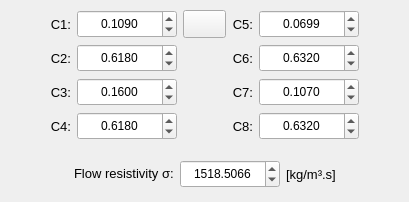
        <widget class="QWidget" name="tab_Delany_Bazley_Miki">
         <attribute name="title">
          <string>Delany-Bazley-Miki</string>
         </attribute>
         <layout class="QGridLayout" name="gridLayout_17">
          <property name="leftMargin">
           <number>4</number>
          </property>
          <property name="topMargin">
           <number>4</number>
          </property>
          <property name="rightMargin">
           <number>4</number>
          </property>
          <property name="bottomMargin">
           <number>4</number>
          </property>
          <property name="spacing">
           <number>4</number>
          </property>
          <item row="0" column="0">
           <widget class="QFrame" name="frame_8">
            <property name="frameShape">
             <enum>QFrame::NoFrame</enum>
            </property>
            <property name="frameShadow">
             <enum>QFrame::Raised</enum>
            </property>
            <layout class="QGridLayout" name="gridLayout_10">
             <property name="leftMargin">
              <number>6</number>
             </property>
             <property name="topMargin">
              <number>6</number>
             </property>
             <property name="rightMargin">
              <number>6</number>
             </property>
             <property name="bottomMargin">
              <number>6</number>
             </property>
             <property name="spacing">
              <number>6</number>
             </property>
             <item row="3" column="2">
              <widget class="QDoubleSpinBox" name="doubleSpinBox_C4_DBM">
               <property name="minimumSize">
                <size>
                 <width>100</width>
                 <height>28</height>
                </size>
               </property>
               <property name="maximumSize">
                <size>
                 <width>100</width>
                 <height>28</height>
                </size>
               </property>
               <property name="alignment">
                <set>Qt::AlignCenter</set>
               </property>
               <property name="decimals">
                <number>4</number>
               </property>
               <property name="minimum">
                <double>-100.000000000000000</double>
               </property>
               <property name="maximum">
                <double>100.000000000000000</double>
               </property>
               <property name="value">
                <double>0.618000000000000</double>
               </property>
              </widget>
             </item>
             <item row="0" column="5">
              <widget class="QDoubleSpinBox" name="doubleSpinBox_C5_DBM">
               <property name="minimumSize">
                <size>
                 <width>100</width>
                 <height>28</height>
                </size>
               </property>
               <property name="maximumSize">
                <size>
                 <width>100</width>
                 <height>28</height>
                </size>
               </property>
               <property name="alignment">
                <set>Qt::AlignCenter</set>
               </property>
               <property name="decimals">
                <number>4</number>
               </property>
               <property name="minimum">
                <double>-100.000000000000000</double>
               </property>
               <property name="maximum">
                <double>100.000000000000000</double>
               </property>
               <property name="value">
                <double>0.069900000000000</double>
               </property>
              </widget>
             </item>
             <item row="0" column="6">
              <spacer name="horizontalSpacer_2">
               <property name="orientation">
                <enum>Qt::Horizontal</enum>
               </property>
               <property name="sizeHint" stdset="0">
                <size>
                 <width>40</width>
                 <height>20</height>
                </size>
               </property>
              </spacer>
             </item>
             <item row="0" column="4">
              <widget class="QLabel" name="label_39">
               <property name="font">
                <font>
                 <pointsize>10</pointsize>
                </font>
               </property>
               <property name="text">
                <string>C5:</string>
               </property>
               <property name="alignment">
                <set>Qt::AlignRight|Qt::AlignTrailing|Qt::AlignVCenter</set>
               </property>
              </widget>
             </item>
             <item row="2" column="5">
              <widget class="QDoubleSpinBox" name="doubleSpinBox_C7_DBM">
               <property name="minimumSize">
                <size>
                 <width>100</width>
                 <height>28</height>
                </size>
               </property>
               <property name="maximumSize">
                <size>
                 <width>100</width>
                 <height>28</height>
                </size>
               </property>
               <property name="alignment">
                <set>Qt::AlignCenter</set>
               </property>
               <property name="decimals">
                <number>4</number>
               </property>
               <property name="minimum">
                <double>-100.000000000000000</double>
               </property>
               <property name="maximum">
                <double>100.000000000000000</double>
               </property>
               <property name="value">
                <double>0.107000000000000</double>
               </property>
              </widget>
             </item>
             <item row="3" column="4">
              <widget class="QLabel" name="label_40">
               <property name="font">
                <font>
                 <pointsize>10</pointsize>
                </font>
               </property>
               <property name="text">
                <string>C8:</string>
               </property>
               <property name="alignment">
                <set>Qt::AlignRight|Qt::AlignTrailing|Qt::AlignVCenter</set>
               </property>
              </widget>
             </item>
             <item row="3" column="5">
              <widget class="QDoubleSpinBox" name="doubleSpinBox_C8_DBM">
               <property name="minimumSize">
                <size>
                 <width>100</width>
                 <height>28</height>
                </size>
               </property>
               <property name="maximumSize">
                <size>
                 <width>100</width>
                 <height>28</height>
                </size>
               </property>
               <property name="alignment">
                <set>Qt::AlignCenter</set>
               </property>
               <property name="decimals">
                <number>4</number>
               </property>
               <property name="minimum">
                <double>-100.000000000000000</double>
               </property>
               <property name="maximum">
                <double>100.000000000000000</double>
               </property>
               <property name="value">
                <double>0.632000000000000</double>
               </property>
              </widget>
             </item>
             <item row="2" column="2">
              <widget class="QDoubleSpinBox" name="doubleSpinBox_C3_DBM">
               <property name="minimumSize">
                <size>
                 <width>100</width>
                 <height>28</height>
                </size>
               </property>
               <property name="maximumSize">
                <size>
                 <width>100</width>
                 <height>28</height>
                </size>
               </property>
               <property name="alignment">
                <set>Qt::AlignCenter</set>
               </property>
               <property name="decimals">
                <number>4</number>
               </property>
               <property name="minimum">
                <double>-100.000000000000000</double>
               </property>
               <property name="maximum">
                <double>100.000000000000000</double>
               </property>
               <property name="value">
                <double>0.160000000000000</double>
               </property>
              </widget>
             </item>
             <item row="3" column="1">
              <widget class="QLabel" name="label_41">
               <property name="font">
                <font>
                 <pointsize>10</pointsize>
                </font>
               </property>
               <property name="text">
                <string>C4:</string>
               </property>
               <property name="alignment">
                <set>Qt::AlignRight|Qt::AlignTrailing|Qt::AlignVCenter</set>
               </property>
              </widget>
             </item>
             <item row="0" column="1">
              <widget class="QLabel" name="label_42">
               <property name="font">
                <font>
                 <pointsize>10</pointsize>
                </font>
               </property>
               <property name="text">
                <string>C1:</string>
               </property>
               <property name="alignment">
                <set>Qt::AlignRight|Qt::AlignTrailing|Qt::AlignVCenter</set>
               </property>
              </widget>
             </item>
             <item row="2" column="1">
              <widget class="QLabel" name="label_43">
               <property name="font">
                <font>
                 <pointsize>10</pointsize>
                </font>
               </property>
               <property name="text">
                <string>C3:</string>
               </property>
               <property name="alignment">
                <set>Qt::AlignRight|Qt::AlignTrailing|Qt::AlignVCenter</set>
               </property>
              </widget>
             </item>
             <item row="0" column="2">
              <widget class="QDoubleSpinBox" name="doubleSpinBox_C1_DBM">
               <property name="minimumSize">
                <size>
                 <width>100</width>
                 <height>28</height>
                </size>
               </property>
               <property name="maximumSize">
                <size>
                 <width>100</width>
                 <height>28</height>
                </size>
               </property>
               <property name="alignment">
                <set>Qt::AlignCenter</set>
               </property>
               <property name="decimals">
                <number>4</number>
               </property>
               <property name="minimum">
                <double>-100.000000000000000</double>
               </property>
               <property name="maximum">
                <double>100.000000000000000</double>
               </property>
               <property name="value">
                <double>0.109000000000000</double>
               </property>
              </widget>
             </item>
             <item row="1" column="2">
              <widget class="QDoubleSpinBox" name="doubleSpinBox_C2_DBM">
               <property name="minimumSize">
                <size>
                 <width>100</width>
                 <height>28</height>
                </size>
               </property>
               <property name="maximumSize">
                <size>
                 <width>100</width>
                 <height>28</height>
                </size>
               </property>
               <property name="alignment">
                <set>Qt::AlignCenter</set>
               </property>
               <property name="decimals">
                <number>4</number>
               </property>
               <property name="minimum">
                <double>-100.000000000000000</double>
               </property>
               <property name="maximum">
                <double>100.000000000000000</double>
               </property>
               <property name="value">
                <double>0.618000000000000</double>
               </property>
              </widget>
             </item>
             <item row="1" column="1">
              <widget class="QLabel" name="label_44">
               <property name="font">
                <font>
                 <pointsize>10</pointsize>
                </font>
               </property>
               <property name="text">
                <string>C2:</string>
               </property>
               <property name="alignment">
                <set>Qt::AlignRight|Qt::AlignTrailing|Qt::AlignVCenter</set>
               </property>
              </widget>
             </item>
             <item row="2" column="4">
              <widget class="QLabel" name="label_19">
               <property name="font">
                <font>
                 <pointsize>10</pointsize>
                </font>
               </property>
               <property name="text">
                <string>C7:</string>
               </property>
               <property name="alignment">
                <set>Qt::AlignRight|Qt::AlignTrailing|Qt::AlignVCenter</set>
               </property>
              </widget>
             </item>
             <item row="1" column="4">
              <widget class="QLabel" name="label_20">
               <property name="font">
                <font>
                 <pointsize>10</pointsize>
                </font>
               </property>
               <property name="text">
                <string>C6:</string>
               </property>
               <property name="alignment">
                <set>Qt::AlignRight|Qt::AlignTrailing|Qt::AlignVCenter</set>
               </property>
              </widget>
             </item>
             <item row="1" column="5">
              <widget class="QDoubleSpinBox" name="doubleSpinBox_C6_DBM">
               <property name="minimumSize">
                <size>
                 <width>100</width>
                 <height>28</height>
                </size>
               </property>
               <property name="maximumSize">
                <size>
                 <width>100</width>
                 <height>28</height>
                </size>
               </property>
               <property name="alignment">
                <set>Qt::AlignCenter</set>
               </property>
               <property name="decimals">
                <number>4</number>
               </property>
               <property name="minimum">
                <double>-100.000000000000000</double>
               </property>
               <property name="maximum">
                <double>100.000000000000000</double>
               </property>
               <property name="value">
                <double>0.632000000000000</double>
               </property>
              </widget>
             </item>
             <item row="0" column="0">
              <spacer name="horizontalSpacer_11">
               <property name="orientation">
                <enum>Qt::Horizontal</enum>
               </property>
               <property name="sizeHint" stdset="0">
                <size>
                 <width>40</width>
                 <height>20</height>
                </size>
               </property>
              </spacer>
             </item>
             <item row="0" column="3">
              <widget class="QPushButton" name="pushButton_DBM_equations">
               <property name="minimumSize">
                <size>
                 <width>40</width>
                 <height>28</height>
                </size>
               </property>
               <property name="maximumSize">
                <size>
                 <width>100</width>
                 <height>28</height>
                </size>
               </property>
               <property name="font">
                <font>
                 <pointsize>10</pointsize>
                </font>
               </property>
               <property name="toolTip">
                <string>See the equations for Delany-Bazley-Miki porous material model.</string>
               </property>
               <property name="text">
                <string/>
               </property>
               <property name="icon">
                <iconset>
                 <normaloff>../../../../icons/views/zoom_icon.png</normaloff>../../../../icons/views/zoom_icon.png</iconset>
               </property>
               <property name="iconSize">
                <size>
                 <width>18</width>
                 <height>18</height>
                </size>
               </property>
              </widget>
             </item>
            </layout>
           </widget>
          </item>
          <item row="1" column="0">
           <widget class="QFrame" name="frame_9">
            <property name="minimumSize">
             <size>
              <width>0</width>
              <height>48</height>
             </size>
            </property>
            <property name="maximumSize">
             <size>
              <width>16777215</width>
              <height>48</height>
             </size>
            </property>
            <property name="frameShape">
             <enum>QFrame::NoFrame</enum>
            </property>
            <property name="frameShadow">
             <enum>QFrame::Raised</enum>
            </property>
            <layout class="QGridLayout" name="gridLayout_12">
             <property name="leftMargin">
              <number>6</number>
             </property>
             <property name="topMargin">
              <number>6</number>
             </property>
             <property name="rightMargin">
              <number>6</number>
             </property>
             <property name="bottomMargin">
              <number>6</number>
             </property>
             <property name="spacing">
              <number>6</number>
             </property>
             <item row="0" column="4">
              <spacer name="horizontalSpacer_12">
               <property name="orientation">
                <enum>Qt::Horizontal</enum>
               </property>
               <property name="sizeHint" stdset="0">
                <size>
                 <width>40</width>
                 <height>20</height>
                </size>
               </property>
              </spacer>
             </item>
             <item row="0" column="0">
              <spacer name="horizontalSpacer_13">
               <property name="orientation">
                <enum>Qt::Horizontal</enum>
               </property>
               <property name="sizeHint" stdset="0">
                <size>
                 <width>40</width>
                 <height>20</height>
                </size>
               </property>
              </spacer>
             </item>
             <item row="0" column="1">
              <widget class="QLabel" name="label_45">
               <property name="font">
                <font>
                 <pointsize>10</pointsize>
                </font>
               </property>
               <property name="text">
                <string>&lt;html&gt;&lt;head/&gt;&lt;body&gt;&lt;p&gt;Flow resistivity σ:&lt;/p&gt;&lt;/body&gt;&lt;/html&gt;</string>
               </property>
              </widget>
             </item>
             <item row="0" column="2">
              <widget class="QDoubleSpinBox" name="doubleSpinBox_flow_resistivity_DBM">
               <property name="minimumSize">
                <size>
                 <width>100</width>
                 <height>28</height>
                </size>
               </property>
               <property name="maximumSize">
                <size>
                 <width>100</width>
                 <height>28</height>
                </size>
               </property>
               <property name="alignment">
                <set>Qt::AlignCenter</set>
               </property>
               <property name="decimals">
                <number>4</number>
               </property>
               <property name="maximum">
                <double>100000.000000000000000</double>
               </property>
               <property name="value">
                <double>1518.506599999999935</double>
               </property>
              </widget>
             </item>
             <item row="0" column="3">
              <widget class="QLabel" name="label_46">
               <property name="font">
                <font>
                 <pointsize>10</pointsize>
                </font>
               </property>
               <property name="text">
                <string>[kg/m³.s]</string>
               </property>
              </widget>
             </item>
            </layout>
           </widget>
          </item>
         </layout>
        </widget>
